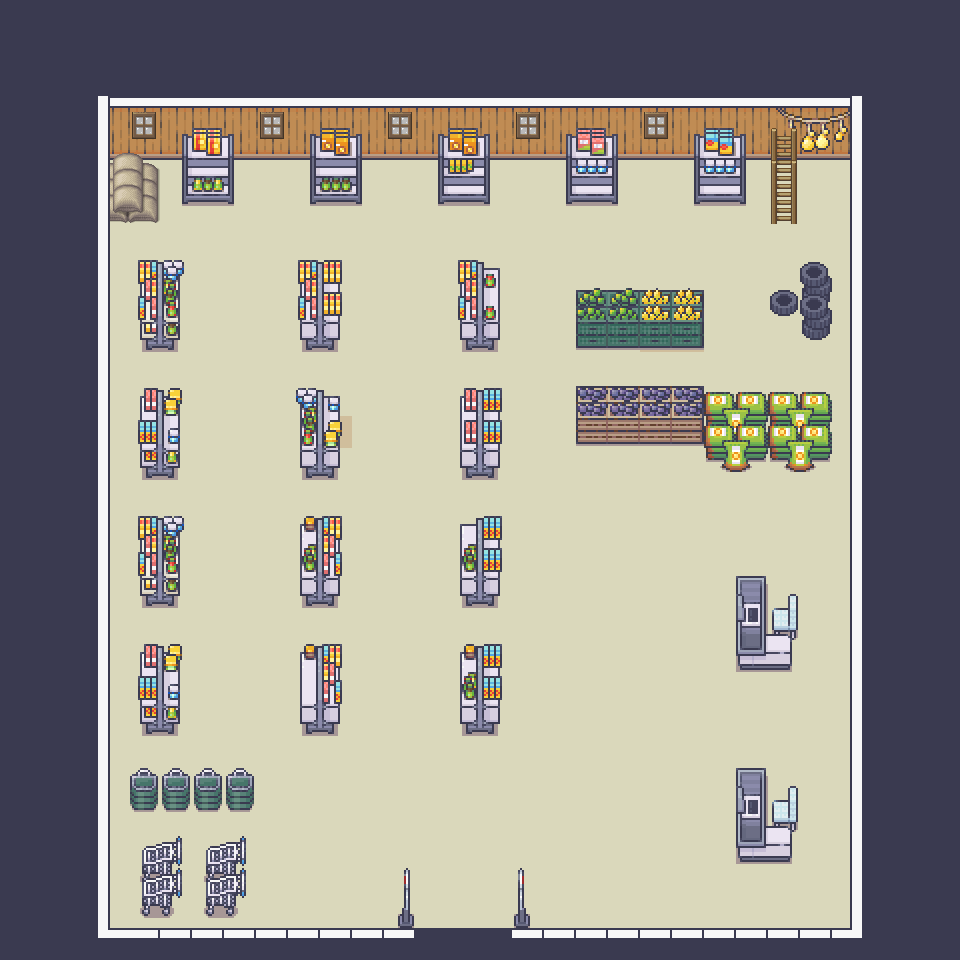

Tiled map render using the project's own tile images. Description and the map definition, with tile-layer contents summarised, below:
An orthogonal 30x30 tile map with 32x32 px tiles, 4 tile layers (GroundBase, Wall, Ground, ObjectTop), 4 tilesets and 2 objects (start, axe1).

<map version="1.8" tiledversion="1.8.6" orientation="orthogonal" renderorder="right-down" width="30" height="30" tilewidth="32" tileheight="32" infinite="0" nextlayerid="6" nextobjectid="6">
 <editorsettings>
  <export target="hardwareshop.tmj" format="json" />
 </editorsettings>
 <tileset firstgid="1" name="16_Grocery_store_32x32" tilewidth="32" tileheight="32" tilecount="1248" columns="16">
  <image source="16_Grocery_store_32x32.png" width="512" height="2496" />
 </tileset>
 <tileset firstgid="1249" name="8_Gym_32x32" tilewidth="32" tileheight="32" tilecount="528" columns="16">
  <image source="8_Gym_32x32.png" width="512" height="1056" />
 </tileset>
 <tileset firstgid="1777" name="Room_Builder_32x32" tilewidth="32" tileheight="32" tilecount="8284" columns="76">
  <image source="Room_Builder_32x32.png" width="2432" height="3488" />
 </tileset>
 <tileset firstgid="10061" name="pipoya" tilewidth="32" tileheight="32" tilecount="1064" columns="8">
  <image source="pipoya.png" width="256" height="4256" />
 </tileset>
 <layer id="1" name="GroundBase" width="30" height="30">
  <data>[900 cells, 852 non-empty, 4 distinct tile ids]</data>
 </layer>
 <layer id="5" name="Wall" width="30" height="30">
  <data>[900 cells, 48 non-empty, 6 distinct tile ids]</data>
 </layer>
 <layer id="3" name="Ground" width="30" height="30">
  <data>[900 cells, 179 non-empty, 65 distinct tile ids]</data>
 </layer>
 <objectgroup id="4" name="ObjectLayer">
  <object id="1" name="start" x="463.437" y="852.041">
   <point />
  </object>
  <object id="2" name="axe1" x="737.823" y="319.023">
   <point />
  </object>
 </objectgroup>
 <layer id="2" name="ObjectTop" width="30" height="30">
  <data>[900 cells, 204 non-empty, 64 distinct tile ids]</data>
 </layer>
</map>
